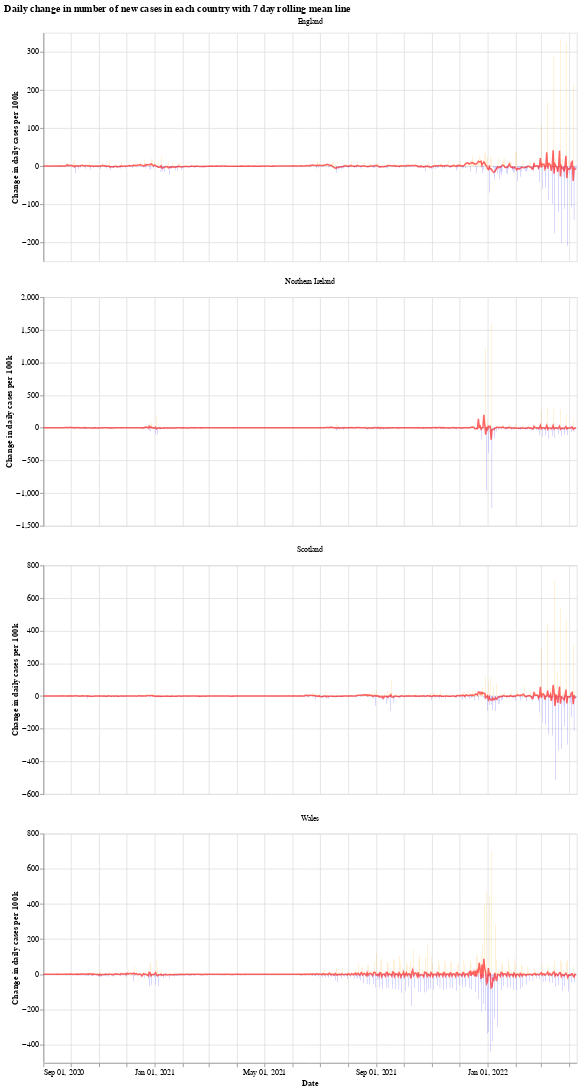

Source (notebook cell):
### Markdown cell above
We will use the Python library `Altair` for visualising the data, see the [altair docs](https://altair-viz.github.io/) for more information.

First we have a graph which shows the daily change in the number of new cases for each country. This number jumps up and down all over the place, which is likely due to delay in reporting of new cases over the weekend. Another interesting thing is that it looks like the daily cases in Wales experienced a much shorter period of calm over the summer (calm in the sense of daily cases not jumping up and down).

The orange bars are days when the number of new cases (per 100k population) was more than the previous day, while the blue are days when the number of new cases dropped. The red line is the 7 day moving average. 

When the moving average line is below 0, it means that there is a consistent drop in new cases. We can see this clearly happening around the times that lockdowns were introduced (though, to varying degrees). I will update the graphs soon with a marker of when each lockdown started.

### Code cell
# collapse
import altair as alt

bars = alt.Chart(uk_cases).mark_bar().encode(
    x=alt.X("yearmonthdate(date):T", axis=alt.Axis(title='Date')),
    y=alt.Y("casesChangeRate:Q", axis=alt.Axis(title='Change in daily cases per 100k')),
    tooltip='casesChange',
    color=alt.condition(
        alt.datum.casesChangeRate > 0,
        alt.value("orange"),  # The positive color
        alt.value("blue")  # The negative color
    )
).properties(title='Daily change in number of new cases with 7 day rolling mean',width=700).interactive()

line = alt.Chart(uk_cases).mark_line(
    color='red',
    size=2,
    opacity=0.6
).transform_window(
    rolling_mean='mean(casesChangeRate)',
    frame=[0, 7],
    groupby=['areaName']
).encode(
    x='yearmonthdate(date):T',
    y='rolling_mean:Q'
)

alt.layer(bars, line, data=uk_cases).facet(alt.Column(
    'areaName', title=''), columns=1).resolve_scale(y='independent').properties(title='Daily change in number of new cases in each country with 7 day rolling mean line')

### Figure 1 — Vega-Lite specification as saved in the notebook (floating-point values rounded to 4 significant figures; data arrays with more than 128 entries replaced by an {"elided": "..."} marker saying what was removed)
{"config": {"view": {"continuousWidth": 400, "continuousHeight": 300}}, "data": {"name": "data-39fafd2f0752fb0e117a761be5cac2c9"}, "facet": {"type": "nominal", "field": "areaName", "title": ""}, "spec": {"layer": [{"mark": "bar", "encoding": {"color": {"condition": {"value": "orange", "test": "(datum.casesChangeRate > 0)"}, "value": "blue"}, "tooltip": {"type": "quantitative", "field": "casesChange"}, "x": {"type": "temporal", "axis": {"title": "Date"}, "field": "date", "timeUnit": "yearmonthdate"}, "y": {"type": "quantitative", "axis": {"title": "Change in daily cases per 100k"}, "field": "casesChangeRate"}}, "selection": {"selector001": {"type": "interval", "bind": "scales", "encodings": ["x", "y"]}}, "title": "Daily change in number of new cases with 7 day rolling mean", "width": 700}, {"mark": {"type": "line", "color": "red", "opacity": 0.6, "size": 2}, "encoding": {"x": {"type": "temporal", "field": "date", "timeUnit": "yearmonthdate"}, "y": {"type": "quantitative", "field": "rolling_mean"}}, "transform": [{"window": [{"op": "mean", "field": "casesChangeRate", "as": "rolling_mean"}], "frame": [0, 7], "groupby": ["areaName"]}]}]}, "columns": 1, "resolve": {"scale": {"y": "independent"}}, "title": "Daily change in number of new cases in each country with 7 day rolling mean line", "$schema": "https://vega.github.io/schema/vega-lite/v4.8.1.json", "datasets": {"data-39fafd2f0752fb0e117a761be5cac2c9": {"elided": "2340 records"}}}
